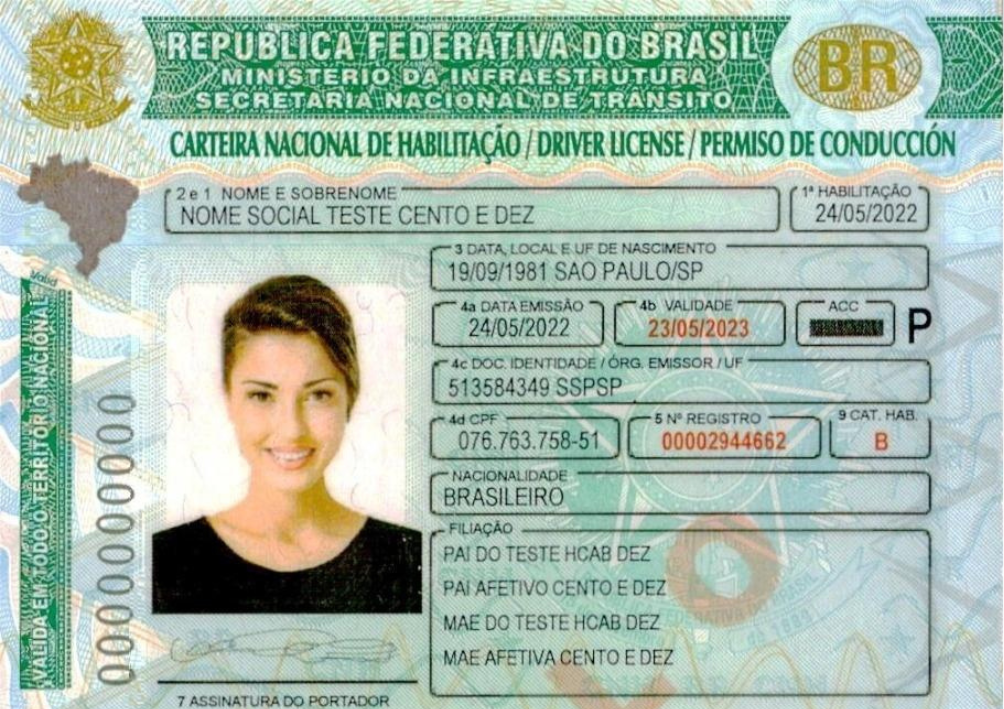
#> input picture CNH/1.png, 1004 x 709 px
$ python finalpaddle.py
#> lines starting #> are read from the running program, lines starting #| are printed output that depends on the picture; after the words box and inside, x2 and y2 are one past the last pixel; in counts of white or black regions, pixels touching at a corner belong together
#To avoid paddlepaddle duplication
import os
os.environ["KMP_DUPLICATE_LIB_OK"]="TRUE"

#lib imports
from PIL import Image
import cv2 as cv
import re
import json
from paddleocr import PaddleOCR,draw_ocr

#Path to images
#img_path = 'ex5.jpg' #CNH 2022
img_path = '1.png' #NOME TESTE CENTO E DEZ - CNH 2022

#Reading, resizing, grayscale and declaring ocr
img = cv.imread(img_path)
#> img is the input picture: shape (709, 1004, 3); mean B, G, R 170.6, 186, 165.3
resizing = cv.resize(img, (1100, 700))
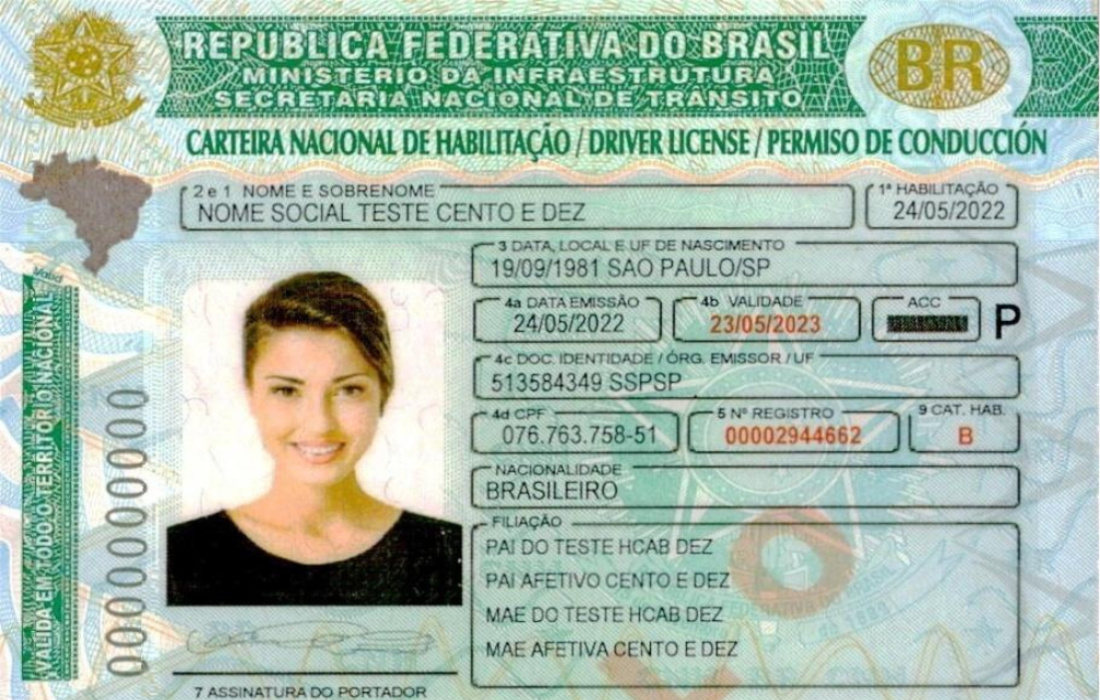
#> resizing: shape (700, 1100, 3); mean B, G, R 170.4, 185.9, 165.2
img_gray = cv.cvtColor(resizing, cv.COLOR_BGR2GRAY)
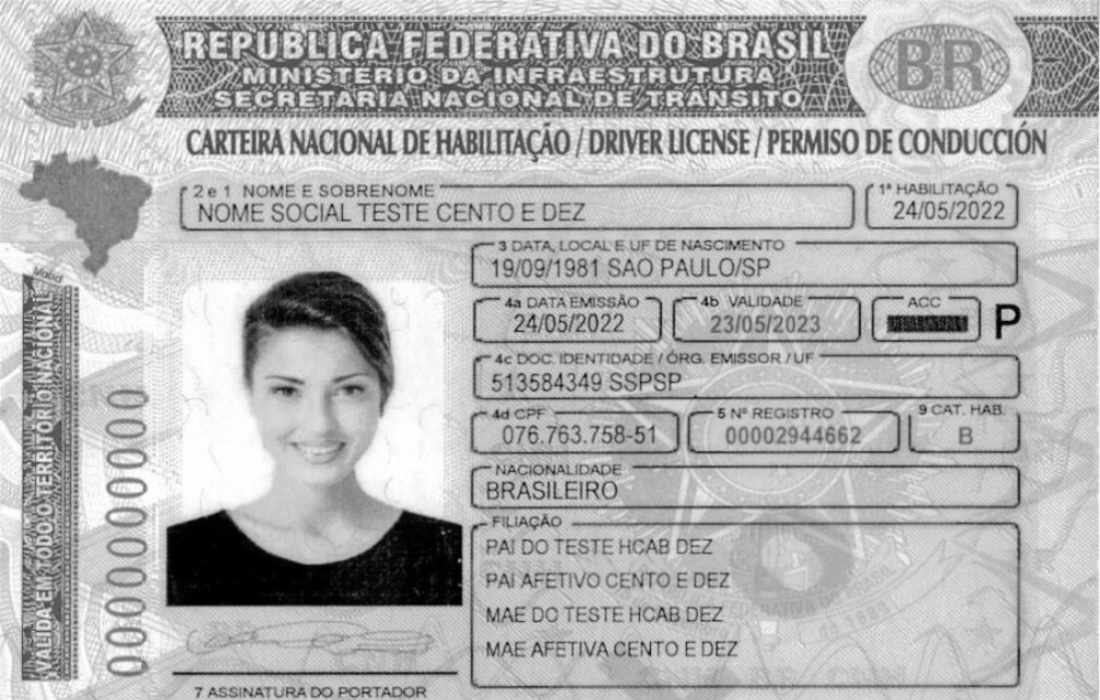
#> img_gray: shape (700, 1100); min 0, max 255, mean 177.9
img_bw = cv.threshold(img_gray, 143.5, 220, cv.THRESH_BINARY)[1]
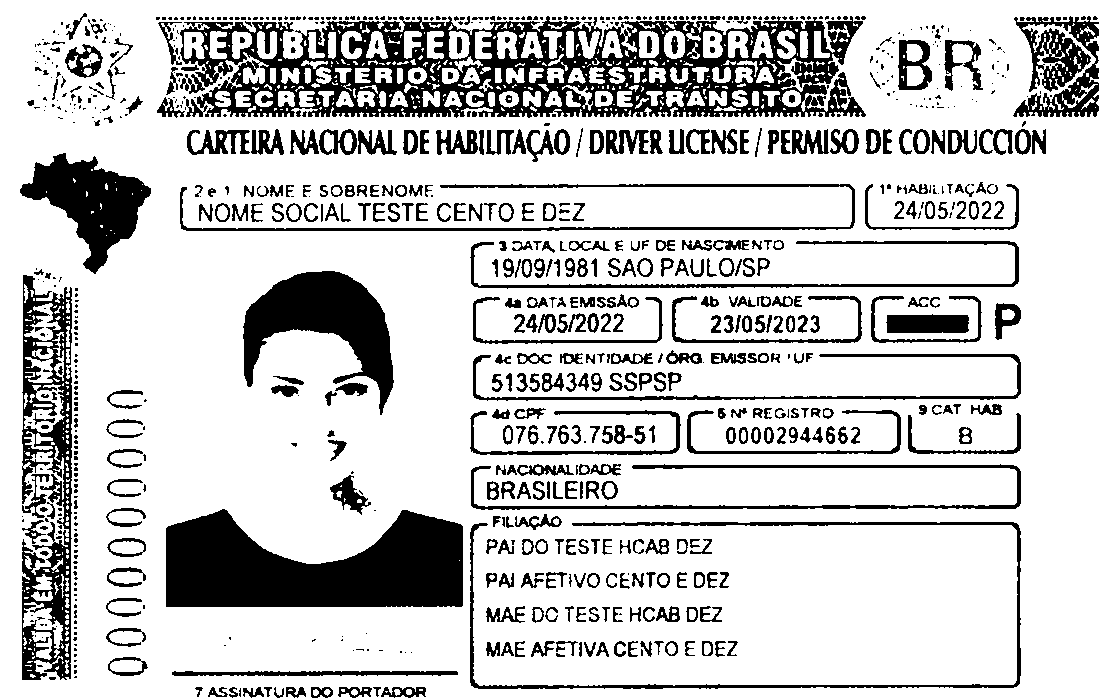
#> img_bw: shape (700, 1100); values 0 (black) and 220 (white), 79% white; 882 black regions (443 under 20 px), largest, box (x1, y1, x2, y2) and area: (180, 16, 866, 118) 34044, (166, 509, 463, 607) 21252, (243, 271, 394, 415) 9725
#> (the run stopped early here; a loop or call above may not have finished)
